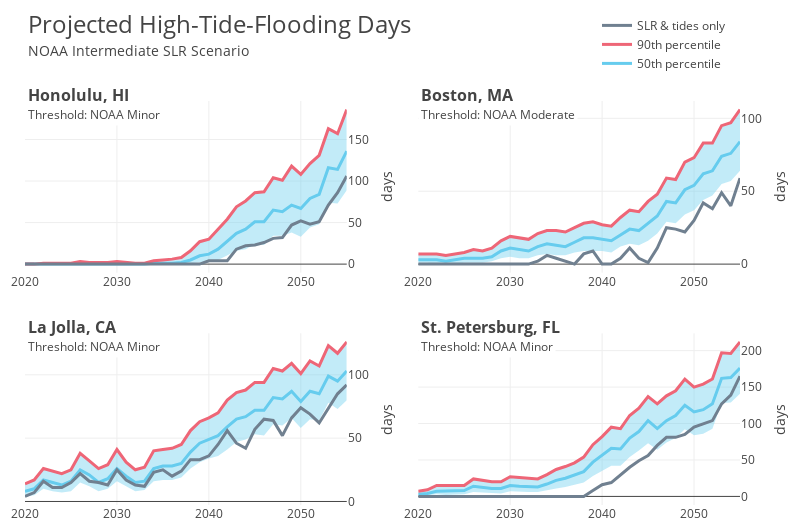

Notebook cell for this chart:
### Markdown cell above
<div class="caption"><b>Figure 1:</b> Projections of annual counts of high-tide-flooding days for four US locations: 50th percentile from the ensemble (blue line) and 10th–90th percentile range (blue shading, 90th percentile highlighted in red). The year of inflection (YOI, open black circle) for each projection correspond to abrupt increases in the frequency of HTF days, which are highlighted by comparing projected increases over two adjacent 10-year periods (dashed and solid black lines). All four projections assume the NOAA Intermediate SLR scenario. The NOAA Minor flooding threshold is assumed for Honolulu, San Diego, and St. Petersburg. The NOAA Moderate flooding threshold is assumed for Boston.</div>

### Code cell
fig = annual_projections(
    analysis, subset, quantity, yoi_srch_rng, plot_yr_lims, show_tides_only=True
)
# fig.write_image(maf + "annual_projections_int_tides_only.pdf", scale=2)

### Figure 1 — Plotly figure (JSON) as saved in the notebook; plotly's stock layout.template omitted (floating-point values rounded to 4 significant figures)
{"data": [{"fill": "none", "hoverinfo": "y", "line": {"color": "rgba(102, 204, 238, 0.4)", "width": 0}, "showlegend": false, "type": "scatter", "x": [2020, 2021, 2022, 2023, 2024, 2025, 2026, 2027, 2028, 2029, 2030, 2031, 2032, 2033, 2034, 2035, 2036, 2037, 2038, 2039, 2040, 2041, 2042, 2043, 2044, 2045, 2046, 2047, 2048, 2049, 2050, 2051, 2052, 2053, 2054, 2055], "xaxis": "x", "y": [0, 0, 0, 0, 0, 0, 0, 0, 0, 0, 0, 0, 0, 0, 0, 0, 0, 0, 1, 2, 3, 5, 11, 16, 18, 24, 23, 34, 34, 38, 33, 44, 48, 74, 73, 89], "yaxis": "y"}, {"fill": "tonexty", "fillcolor": "rgba(102, 204, 238, 0.4)", "hoverinfo": "none", "mode": "none", "showlegend": false, "type": "scatter", "x": [2020, 2021, 2022, 2023, 2024, 2025, 2026, 2027, 2028, 2029, 2030, 2031, 2032, 2033, 2034, 2035, 2036, 2037, 2038, 2039, 2040, 2041, 2042, 2043, 2044, 2045, 2046, 2047, 2048, 2049, 2050, 2051, 2052, 2053, 2054, 2055], "xaxis": "x", "y": [0, 0, 1, 1, 1, 1, 3, 2, 2, 2, 3, 2, 1, 1, 4, 5, 6, 8, 16, 27, 30, 42, 54, 69, 76, 86, 87, 104, 101, 118, 108, 121, 131, 163, 157, 186], "yaxis": "y"}, {"hoverinfo": "y", "line": {"color": "#66ccee", "width": 3}, "name": "50th percentile", "showlegend": true, "type": "scatter", "x": [2020, 2021, 2022, 2023, 2024, 2025, 2026, 2027, 2028, 2029, 2030, 2031, 2032, 2033, 2034, 2035, 2036, 2037, 2038, 2039, 2040, 2041, 2042, 2043, 2044, 2045, 2046, 2047, 2048, 2049, 2050, 2051, 2052, 2053, 2054, 2055], "xaxis": "x", "y": [0, 0, 0, 0, 0, 0, 0, 0, 0, 0, 0, 0, 0, 0, 1, 1, 1, 2, 5, 10, 12, 18, 28, 37, 42, 51, 51, 65, 63, 71, 67, 79, 84, 116, 114, 136], "yaxis": "y"}, {"hoverinfo": "y", "line": {"color": "#ee6677", "width": 3}, "name": "90th percentile", "showlegend": true, "type": "scatter", "x": [2020, 2021, 2022, 2023, 2024, 2025, 2026, 2027, 2028, 2029, 2030, 2031, 2032, 2033, 2034, 2035, 2036, 2037, 2038, 2039, 2040, 2041, 2042, 2043, 2044, 2045, 2046, 2047, 2048, 2049, 2050, 2051, 2052, 2053, 2054, 2055], "xaxis": "x", "y": [0, 0, 1, 1, 1, 1, 3, 2, 2, 2, 3, 2, 1, 1, 4, 5, 6, 8, 16, 27, 30, 42, 54, 69, 76, 86, 87, 104, 101, 118, 108, 121, 131, 163, 157, 186], "yaxis": "y"}, {"hoverinfo": "y", "line": {"color": "slategray", "width": 3}, "name": "SLR & tides only", "showlegend": true, "type": "scatter", "x": [2020, 2021, 2022, 2023, 2024, 2025, 2026, 2027, 2028, 2029, 2030, 2031, 2032, 2033, 2034, 2035, 2036, 2037, 2038, 2039, 2040, 2041, 2042, 2043, 2044, 2045, 2046, 2047, 2048, 2049, 2050, 2051, 2052, 2053, 2054, 2055], "xaxis": "x", "y": [0, 0, 0, 0, 0, 0, 0, 0, 0, 0, 0, 0, 0, 0, 0, 0, 0, 0, 0, 0, 4, 4, 4, 18, 22, 23, 26, 31, 32, 47, 52, 48, 51, 71, 86, 106], "yaxis": "y"}, {"fill": "none", "hoverinfo": "y", "line": {"color": "rgba(102, 204, 238, 0.4)", "width": 0}, "showlegend": false, "type": "scatter", "x": [2020, 2021, 2022, 2023, 2024, 2025, 2026, 2027, 2028, 2029, 2030, 2031, 2032, 2033, 2034, 2035, 2036, 2037, 2038, 2039, 2040, 2041, 2042, 2043, 2044, 2045, 2046, 2047, 2048, 2049, 2050, 2051, 2052, 2053, 2054, 2055], "xaxis": "x2", "y": [1, 1, 0, 0, 0, 1, 1, 1, 2, 4, 5, 4, 4, 6, 7, 6, 6, 8, 9, 9, 9, 8, 12, 14, 13, 16, 21, 29, 28, 34, 37, 44, 47, 55, 57, 64], "yaxis": "y2"}, {"fill": "tonexty", "fillcolor": "rgba(102, 204, 238, 0.4)", "hoverinfo": "none", "mode": "none", "showlegend": false, "type": "scatter", "x": [2020, 2021, 2022, 2023, 2024, 2025, 2026, 2027, 2028, 2029, 2030, 2031, 2032, 2033, 2034, 2035, 2036, 2037, 2038, 2039, 2040, 2041, 2042, 2043, 2044, 2045, 2046, 2047, 2048, 2049, 2050, 2051, 2052, 2053, 2054, 2055], "xaxis": "x2", "y": [7, 7, 7, 6, 7, 8, 10, 9, 11, 16, 19, 18, 17, 21, 23, 23, 22, 25, 28, 29, 27, 26, 32, 37, 36, 43, 48, 59, 58, 70, 73, 83, 83, 95, 97, 106], "yaxis": "y2"}, {"hoverinfo": "y", "line": {"color": "#66ccee", "width": 3}, "showlegend": false, "type": "scatter", "x": [2020, 2021, 2022, 2023, 2024, 2025, 2026, 2027, 2028, 2029, 2030, 2031, 2032, 2033, 2034, 2035, 2036, 2037, 2038, 2039, 2040, 2041, 2042, 2043, 2044, 2045, 2046, 2047, 2048, 2049, 2050, 2051, 2052, 2053, 2054, 2055], "xaxis": "x2", "y": [3, 3, 3, 2, 3, 4, 4, 4, 5, 9, 11, 10, 9, 12, 14, 13, 12, 15, 18, 18, 17, 16, 20, 24, 23, 28, 33, 43, 42, 51, 54, 62, 64, 74, 76, 84], "yaxis": "y2"}, {"hoverinfo": "y", "line": {"color": "#ee6677", "width": 3}, "showlegend": false, "type": "scatter", "x": [2020, 2021, 2022, 2023, 2024, 2025, 2026, 2027, 2028, 2029, 2030, 2031, 2032, 2033, 2034, 2035, 2036, 2037, 2038, 2039, 2040, 2041, 2042, 2043, 2044, 2045, 2046, 2047, 2048, 2049, 2050, 2051, 2052, 2053, 2054, 2055], "xaxis": "x2", "y": [7, 7, 7, 6, 7, 8, 10, 9, 11, 16, 19, 18, 17, 21, 23, 23, 22, 25, 28, 29, 27, 26, 32, 37, 36, 43, 48, 59, 58, 70, 73, 83, 83, 95, 97, 106], "yaxis": "y2"}, {"hoverinfo": "y", "line": {"color": "slategray", "width": 3}, "showlegend": false, "type": "scatter", "x": [2020, 2021, 2022, 2023, 2024, 2025, 2026, 2027, 2028, 2029, 2030, 2031, 2032, 2033, 2034, 2035, 2036, 2037, 2038, 2039, 2040, 2041, 2042, 2043, 2044, 2045, 2046, 2047, 2048, 2049, 2050, 2051, 2052, 2053, 2054, 2055], "xaxis": "x2", "y": [0, 0, 0, 0, 0, 0, 0, 0, 0, 0, 0, 0, 0, 2, 6, 4, 2, 0, 7, 9, 0, 0, 4, 11, 4, 1, 11, 25, 24, 22, 30, 42, 38, 49, 40, 59], "yaxis": "y2"}, {"fill": "none", "hoverinfo": "y", "line": {"color": "rgba(102, 204, 238, 0.4)", "width": 0}, "showlegend": false, "type": "scatter", "x": [2020, 2021, 2022, 2023, 2024, 2025, 2026, 2027, 2028, 2029, 2030, 2031, 2032, 2033, 2034, 2035, 2036, 2037, 2038, 2039, 2040, 2041, 2042, 2043, 2044, 2045, 2046, 2047, 2048, 2049, 2050, 2051, 2052, 2053, 2054, 2055], "xaxis": "x3", "y": [4, 5, 10, 8, 7, 8, 15, 12, 8, 10, 16, 12, 8, 9, 16, 17, 17, 19, 26, 31, 34, 36, 41, 47, 49, 53, 52, 61, 60, 66, 58, 65, 64, 78, 73, 80], "yaxis": "y3"}, {"fill": "tonexty", "fillcolor": "rgba(102, 204, 238, 0.4)", "hoverinfo": "none", "mode": "none", "showlegend": false, "type": "scatter", "x": [2020, 2021, 2022, 2023, 2024, 2025, 2026, 2027, 2028, 2029, 2030, 2031, 2032, 2033, 2034, 2035, 2036, 2037, 2038, 2039, 2040, 2041, 2042, 2043, 2044, 2045, 2046, 2047, 2048, 2049, 2050, 2051, 2052, 2053, 2054, 2055], "xaxis": "x3", "y": [14, 17, 26, 24, 22, 25, 38, 32, 26, 29, 41, 31, 25, 27, 40, 41, 42, 45, 56, 63, 66, 70, 80, 86, 88, 94, 94, 105, 103, 109, 101, 111, 107, 123, 117, 126], "yaxis": "y3"}, {"hoverinfo": "y", "line": {"color": "#66ccee", "width": 3}, "showlegend": false, "type": "scatter", "x": [2020, 2021, 2022, 2023, 2024, 2025, 2026, 2027, 2028, 2029, 2030, 2031, 2032, 2033, 2034, 2035, 2036, 2037, 2038, 2039, 2040, 2041, 2042, 2043, 2044, 2045, 2046, 2047, 2048, 2049, 2050, 2051, 2052, 2053, 2054, 2055], "xaxis": "x3", "y": [8, 10, 17, 15, 13, 16, 25, 21, 15, 18, 26, 20, 15, 16, 26, 28, 28, 30, 39, 46, 49, 52, 59, 65, 67, 72, 72, 82, 81, 87, 79, 87, 85, 99, 95, 103], "yaxis": "y3"}, {"hoverinfo": "y", "line": {"color": "#ee6677", "width": 3}, "showlegend": false, "type": "scatter", "x": [2020, 2021, 2022, 2023, 2024, 2025, 2026, 2027, 2028, 2029, 2030, 2031, 2032, 2033, 2034, 2035, 2036, 2037, 2038, 2039, 2040, 2041, 2042, 2043, 2044, 2045, 2046, 2047, 2048, 2049, 2050, 2051, 2052, 2053, 2054, 2055], "xaxis": "x3", "y": [14, 17, 26, 24, 22, 25, 38, 32, 26, 29, 41, 31, 25, 27, 40, 41, 42, 45, 56, 63, 66, 70, 80, 86, 88, 94, 94, 105, 103, 109, 101, 111, 107, 123, 117, 126], "yaxis": "y3"}, {"hoverinfo": "y", "line": {"color": "slategray", "width": 3}, "showlegend": false, "type": "scatter", "x": [2020, 2021, 2022, 2023, 2024, 2025, 2026, 2027, 2028, 2029, 2030, 2031, 2032, 2033, 2034, 2035, 2036, 2037, 2038, 2039, 2040, 2041, 2042, 2043, 2044, 2045, 2046, 2047, 2048, 2049, 2050, 2051, 2052, 2053, 2054, 2055], "xaxis": "x3", "y": [4, 7, 16, 11, 11, 15, 22, 16, 15, 13, 25, 17, 13, 12, 23, 25, 20, 24, 33, 33, 36, 45, 56, 46, 42, 57, 65, 64, 52, 66, 74, 69, 62, 73, 85, 92], "yaxis": "y3"}, {"fill": "none", "hoverinfo": "y", "line": {"color": "rgba(102, 204, 238, 0.4)", "width": 0}, "showlegend": false, "type": "scatter", "x": [2020, 2021, 2022, 2023, 2024, 2025, 2026, 2027, 2028, 2029, 2030, 2031, 2032, 2033, 2034, 2035, 2036, 2037, 2038, 2039, 2040, 2041, 2042, 2043, 2044, 2045, 2046, 2047, 2048, 2049, 2050, 2051, 2052, 2053, 2054, 2055], "xaxis": "x4", "y": [0, 1, 3, 2, 3, 3, 6, 5, 4, 4, 7, 6, 6, 6, 9, 11, 13, 16, 19, 28, 35, 42, 42, 54, 63, 73, 64, 74, 80, 92, 84, 86, 93, 128, 129, 141], "yaxis": "y4"}, {"fill": "tonexty", "fillcolor": "rgba(102, 204, 238, 0.4)", "hoverinfo": "none", "mode": "none", "showlegend": false, "type": "scatter", "x": [2020, 2021, 2022, 2023, 2024, 2025, 2026, 2027, 2028, 2029, 2030, 2031, 2032, 2033, 2034, 2035, 2036, 2037, 2038, 2039, 2040, 2041, 2042, 2043, 2044, 2045, 2046, 2047, 2048, 2049, 2050, 2051, 2052, 2053, 2054, 2055], "xaxis": "x4", "y": [7, 9, 15, 15, 15, 15, 24, 22, 20, 20, 27, 26, 25, 24, 30, 37, 41, 46, 54, 71, 82, 95, 93, 111, 121, 137, 127, 138, 145, 161, 150, 154, 161, 197, 196.1, 212], "yaxis": "y4"}, {"hoverinfo": "y", "line": {"color": "#66ccee", "width": 3}, "showlegend": false, "type": "scatter", "x": [2020, 2021, 2022, 2023, 2024, 2025, 2026, 2027, 2028, 2029, 2030, 2031, 2032, 2033, 2034, 2035, 2036, 2037, 2038, 2039, 2040, 2041, 2042, 2043, 2044, 2045, 2046, 2047, 2048, 2049, 2050, 2051, 2052, 2053, 2054, 2055], "xaxis": "x4", "y": [3, 4, 7, 7, 8, 8, 14, 12, 11, 11, 15, 14, 14, 13, 17, 22, 25, 29, 34, 47, 56, 66, 65, 80, 89, 104, 93, 104, 111, 125, 116, 119, 127, 162, 163, 176], "yaxis": "y4"}, {"hoverinfo": "y", "line": {"color": "#ee6677", "width": 3}, "showlegend": false, "type": "scatter", "x": [2020, 2021, 2022, 2023, 2024, 2025, 2026, 2027, 2028, 2029, 2030, 2031, 2032, 2033, 2034, 2035, 2036, 2037, 2038, 2039, 2040, 2041, 2042, 2043, 2044, 2045, 2046, 2047, 2048, 2049, 2050, 2051, 2052, 2053, 2054, 2055], "xaxis": "x4", "y": [7, 9, 15, 15, 15, 15, 24, 22, 20, 20, 27, 26, 25, 24, 30, 37, 41, 46, 54, 71, 82, 95, 93, 111, 121, 137, 127, 138, 145, 161, 150, 154, 161, 197, 196.1, 212], "yaxis": "y4"}, {"hoverinfo": "y", "line": {"color": "slategray", "width": 3}, "showlegend": false, "type": "scatter", "x": [2020, 2021, 2022, 2023, 2024, 2025, 2026, 2027, 2028, 2029, 2030, 2031, 2032, 2033, 2034, 2035, 2036, 2037, 2038, 2039, 2040, 2041, 2042, 2043, 2044, 2045, 2046, 2047, 2048, 2049, 2050, 2051, 2052, 2053, 2054, 2055], "xaxis": "x4", "y": [0, 0, 0, 0, 0, 0, 0, 0, 0, 0, 0, 0, 0, 0, 0, 0, 0, 1, 0, 8, 16, 19, 30, 40, 49, 56, 70, 81, 81, 85, 95, 100, 104, 127, 139, 165], "yaxis": "y4"}], "layout": {"annotations": [{"bgcolor": "white", "borderpad": 2, "showarrow": false, "text": "Threshold: NOAA Minor", "x": 2020, "xanchor": "left", "xref": "x", "y": 0.995, "yanchor": "top", "yref": "paper"}, {"bgcolor": "white", "borderpad": 2, "font": {"size": 16}, "showarrow": false, "text": "<b>Honolulu, HI<b>", "x": 2020, "xanchor": "left", "xref": "x", "y": 1.05, "yanchor": "top", "yref": "paper"}, {"borderpad": 2, "font": {"size": 14}, "showarrow": false, "text": "NOAA Intermediate SLR Scenario", "x": 2020, "xanchor": "left", "xref": "x", "y": 1.155, "yanchor": "top", "yref": "paper"}, {"bgcolor": "white", "borderpad": 2, "showarrow": false, "text": "Threshold: NOAA Moderate", "x": 2020, "xanchor": "left", "xref": "x2", "y": 0.995, "yanchor": "top", "yref": "paper"}, {"bgcolor": "white", "borderpad": 2, "font": {"size": 16}, "showarrow": false, "text": "<b>Boston, MA<b>", "x": 2020, "xanchor": "left", "xref": "x2", "y": 1.05, "yanchor": "top", "yref": "paper"}, {"bgcolor": "white", "borderpad": 2, "showarrow": false, "text": "Threshold: NOAA Minor", "x": 2020, "xanchor": "left", "xref": "x", "y": 0.42, "yanchor": "top", "yref": "paper"}, {"bgcolor": "white", "borderpad": 2, "font": {"size": 16}, "showarrow": false, "text": "<b>La Jolla, CA<b>", "x": 2020, "xanchor": "left", "xref": "x", "y": 0.475, "yanchor": "top", "yref": "paper"}, {"bgcolor": "white", "borderpad": 2, "showarrow": false, "text": "Threshold: NOAA Minor", "x": 2020, "xanchor": "left", "xref": "x2", "y": 0.42, "yanchor": "top", "yref": "paper"}, {"bgcolor": "white", "borderpad": 2, "font": {"size": 16}, "showarrow": false, "text": "<b>St. Petersburg, FL<b>", "x": 2020, "xanchor": "left", "xref": "x2", "y": 0.475, "yanchor": "top", "yref": "paper"}], "height": 525, "hovermode": "x", "legend": {"itemclick": false, "itemdoubleclick": false, "traceorder": "reversed", "x": 0.8, "y": 1.22}, "margin": {"b": 20, "l": 25, "pad": 0, "r": 60, "t": 100}, "title": {"font": {"size": 24}, "text": "Projected High-Tide-Flooding Days", "x": 0.035, "y": 0.97}, "width": 800, "xaxis": {"anchor": "y", "autorange": true, "domain": [0, 0.45], "layer": "below traces", "range": [2020, 2055], "type": "linear"}, "xaxis2": {"anchor": "y2", "autorange": true, "domain": [0.55, 1], "range": [2020, 2055], "type": "linear"}, "xaxis3": {"anchor": "y3", "autorange": true, "domain": [0, 0.45], "range": [2020, 2055], "type": "linear"}, "xaxis4": {"anchor": "y4", "autorange": true, "domain": [0.55, 1], "range": [2020, 2055], "type": "linear"}, "yaxis": {"anchor": "x", "autorange": true, "domain": [0.575, 1], "layer": "below traces", "range": [-10.33, 196.3], "side": "right", "title": {"text": "days"}, "type": "linear"}, "yaxis2": {"anchor": "x2", "autorange": true, "domain": [0.575, 1], "range": [-5.889, 111.9], "side": "right", "title": {"text": "days"}, "type": "linear"}, "yaxis3": {"anchor": "x3", "autorange": true, "domain": [0, 0.425], "range": [-2.778, 132.8], "side": "right", "title": {"text": "days"}, "type": "linear"}, "yaxis4": {"anchor": "x4", "autorange": true, "domain": [0, 0.425], "range": [-11.78, 223.8], "side": "right", "title": {"text": "days"}, "type": "linear"}}}
